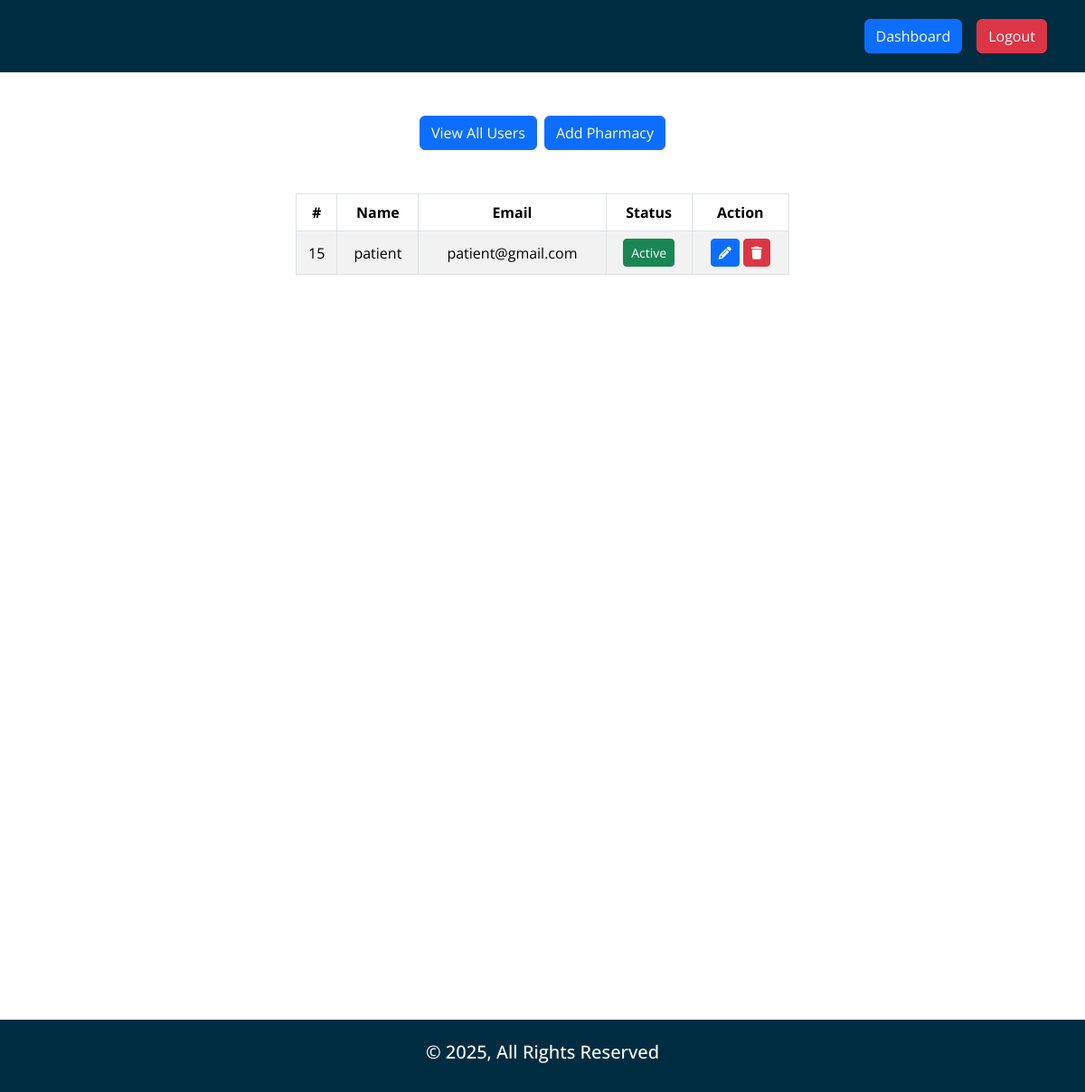
The app's page /adminDashboard.php (signed in), older data.
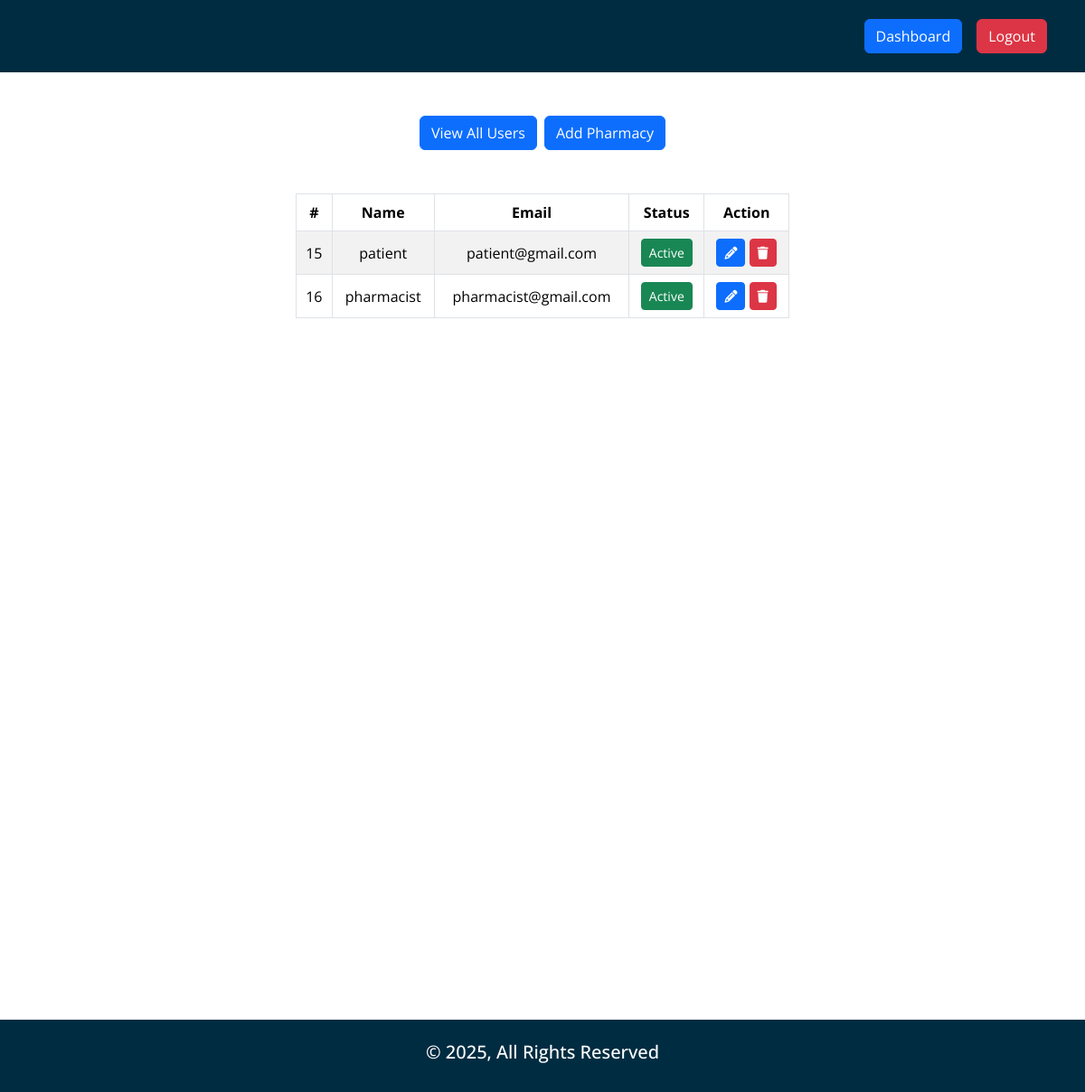
The same page, newer data.
### tables this page shows
CREATE TABLE `users` (
  `id` int(11) NOT NULL,
  `username` varchar(255) NOT NULL,
  `email` varchar(255) NOT NULL,
  `password` text NOT NULL,
  `role` enum('admin','patient','pharmacist') NOT NULL DEFAULT 'patient',
  `phone` varchar(255) DEFAULT NULL,
  `dob` date DEFAULT NULL,
  `address` text DEFAULT NULL,
  `diseases` varchar(255) DEFAULT NULL,
  `experience` varchar(255) DEFAULT NULL,
  `phar_id` int(11) DEFAULT NULL,
  `status` enum('0','1') NOT NULL DEFAULT '1'
);

### core/database.php (called while the page is built, shortened)
<?php
function env($value)
{
      $env = dirname(__DIR__, 1) . '/.env';
      $core = parse_ini_file($env);
      return $core[$value];
}
$tailwind = env("TAILWIND");
$db = mysqli_connect(env("HOST"), env("USER"), env("PWD"), env("DB"));
if (isset($_SESSION['user'])):
      $userid = $_SESSION['user'];
      $userData = $db->query("SELECT * FROM `users` WHERE `id`='$userid'");
      if (mysqli_num_rows($userData) >  0):
            $GetUserData = mysqli_fetch_object($userData);
            $userRole = $GetUserData->role;
      endif;
endif;
require_once 'functions.php';

### core/functions.php (called while the page is built, shortened)
<?php
function isLoggedIn()
{
      return isset($_SESSION['user']) ? true : false;
}

### adminDashboard.php (the view, shortened to what this page needs)
<?php
require_once 'core/database.php';
?>
<!DOCTYPE html>
<html lang="en">
<head>
    <?php include 'includes/external_css.php'; ?>
    <link rel="stylesheet" href="css/style.min.css">
</head>
<body id="adminDashboard">
    <?php include_once 'includes/header.php'; ?>
    <main>
        <section class="tabs-section">
            <div class="container mt-5 mx-auto">
                <div class="row">
                    <div class="col-6 mx-auto">
                        <div class="btns_wrapper d-flex justify-content-center gap-2">
                            <a href="#!" class="btn btn-primary">View All Users</a>
                            <a href="#!" class="btn btn-primary">Add Pharmacy</a>
                        </div>
                    </div>
                </div>
            </div>
            <div id="tabs-content" class="container">
                <div class="row mt-5">
                    <div class="col-12">
                        <div class="row">
                            <div class="col-6 mx-auto">
                                <?php
                                $get_users_list = $db->query("CALL `get_all_users`()");
                                if (mysqli_num_rows($get_users_list) > 0):
                                ?>
                                    <table id="example" class="table table-striped table-bordered text-center align-middle" style="width:100%">
                                        <thead>
                                            <tr>
                                                <th>#</th>
                                                <th>Name</th>
                                                <th>Email</th>
                                                <th>Status</th>
                                                <th>Action</th>
                                            </tr>
                                        </thead>
                                        <tbody>
                                            <?php
                                            while ($list_user = mysqli_fetch_object($get_users_list)):
                                                $status = $list_user->status;
                                            ?>
                                                <tr>
                                                    <td><?= $list_user->id ?></td>
                                                    <td><?= $list_user->username ?></td>
                                                    <td><?= $list_user->email ?></td>
                                                    <td><?= $status == '0' ? '<span class="btn btn-danger btn-sm">In-Active</span>' : '<span class="btn btn-success btn-sm">Active</span>' ?></td>
                                                    <td><a href="#!" data-bs-toggle="modal" data-bs-target="#updateStatus" class="btn btn-sm btn-primary btn-usr-edit" data-id="<?= $list_user->id ?>" data-table="users" data-pwd="<?= $list_user->password ?>"><i class="fas fa-pencil"></i></a>
                                                        <a href="#!" class="btn btn-sm btn-danger btn-del" data-id="<?= $list_user->id ?>" data-msg="User" data-table="users"><i class="fas fa-trash"></i></a>
                                                    </td>
                                                </tr>
                                            <?php endwhile; ?>
                                        </tbody>
                                    </table>
                                <?php else: ?>
                                    <h3 class="alert alert-info text-center">No Record Found For Users.</h3>
                                <?php
                                endif;
                                ?>
                            </div>
                        </div>
                    </div>
                </div>
            </div>
        </section>
    </main>
    <?php include_once 'includes/footer.php'; ?>
</body>
</html>

### includes/external_css.php (shortened to what this page needs)
<?php if ($tailwind === '1'): ?>
      <script src="https://cdn.tailwindcss.com"></script>
<?php else: ?>
      <link href="https://cdn.jsdelivr.net/npm/bootstrap@5.3.3/dist/css/bootstrap.min.css" rel="stylesheet">
<?php endif; ?>
<link rel="stylesheet" href="https://cdnjs.cloudflare.com/ajax/libs/OwlCarousel2/2.3.4/assets/owl.carousel.min.css" />
<link rel="stylesheet" href="https://cdnjs.cloudflare.com/ajax/libs/font-awesome/6.7.2/css/all.min.css" />
<link rel="stylesheet" href="css/style.min.css">

### includes/header.php (shortened to what this page needs)
<header class="d-flex align-items-center">
      <div class="container d-flex align-items-center justify-content-between">
            <div class="buttons-wrapper d-flex gap-3">
                  <?php if (isLoggedIn()): ?>
                        <?php if ($userRole == 'admin'): ?>
                              <a href="./adminDashboard.php" class="btn btn-primary">Dashboard</a>
                        <?php elseif ($userRole == 'patient'): ?>
                              <a href="./patientDashboard.php" class="btn btn-primary">Dashboard</a>
                        <?php else: ?>
                              <a href="./pharmacistDashboard.php" class="btn btn-primary">Dashboard</a>
                        <?php endif; ?>
                        <a href="./logout.php" class="btn btn-danger">Logout</a>
                  <?php else: ?>
                        <a href="./login.php" class="btn btn-success">Login</a>
                        <a href="./register.php" class="btn btn-primary">Register</a>
                  <?php endif; ?>
            </div>
      </div>
</header>

### includes/footer.php (shortened to what this page needs)
<footer class="d-flex align-items-center">
      <div class="container">
            <div class="row">
                  <div class="col-12 text-center">
                        <h5 class="text-white">&copy; <?= date('Y') ?>, All Rights Reserved</h5>
                  </div>
            </div>
      </div>
</footer>
<div class="position-fixed bottom-0 end-0 p-3" style="z-index: 9999">
</div>

Row changes from the older to the newer data that the page shows:
added users: id "16", username "pharmacist", email "pharmacist@gmail.com", status "Active"
